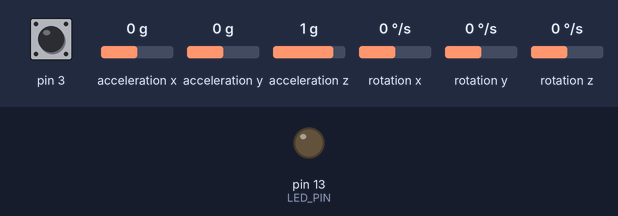
Bench run of a sketch on a simulated Arduino Leonardo, built with avr-gcc and run on an emulated ATmega32U4. On the bench: output pins drawn as LEDs (lit = HIGH). Inputs (shaded band) come from the test bench; at power-on: rotation z 0 °/s, acceleration x 0 g, acceleration z 1 g, pin 3 HIGH, acceleration y 0 g, rotation x 0 °/s, rotation y 0 °/s. The sensor or clock chip raises its interrupt line as the real part does; what the sketch prints to the serial monitor is not drawn.

Above: at 0.1 s.
At 0.58 s:
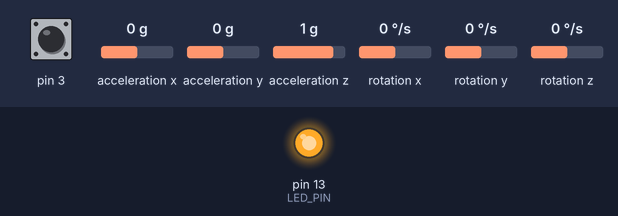
At 1.7 s:
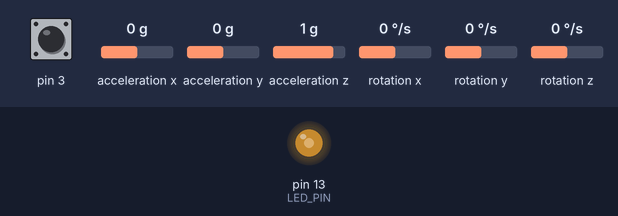
1.8 s: rotation z set to -192 °/s
4.8 s: acceleration x set to -1.4 g
7.8 s: acceleration z set to 0.8 g
Timing chart, 0 to 16.8 s (numbered marks = the images above; inputs shaded):
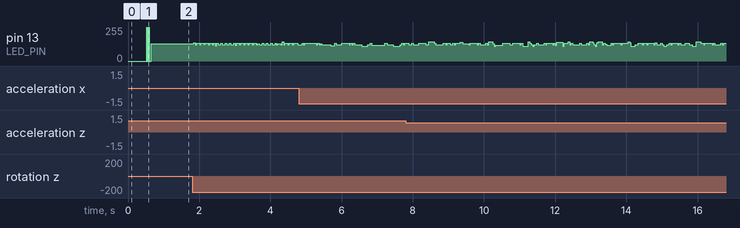

The sketch:

mpu-output.ino
```cpp
// I2C device class (I2Cdev) demonstration Arduino sketch for MPU6050 class using DMP (MotionApps v2.0)
// 6/21/2012 by Jeff Rowberg <jeff@rowberg.net>
// Updates should (hopefully) always be available at https://github.com/jrowberg/i2cdevlib
//
// Changelog:
//      2013-05-08 - added seamless Fastwire support
//                 - added note about gyro calibration
//      2012-06-21 - added note about Arduino 1.0.1 + Leonardo compatibility error
//      2012-06-20 - improved FIFO overflow handling and simplified read process
//      2012-06-19 - completely rearranged DMP initialization code and simplification
//      2012-06-13 - pull gyro and accel data from FIFO packet instead of reading directly
//      2012-06-09 - fix broken FIFO read sequence and change interrupt detection to RISING
//      2012-06-05 - add gravity-compensated initial reference frame acceleration output
//                 - add 3D math helper file to DMP6 example sketch
//                 - add Euler output and Yaw/Pitch/Roll output formats
//      2012-06-04 - remove accel offset clearing for better results (thanks Sungon Lee)
//      2012-06-01 - fixed gyro sensitivity to be 2000 deg/sec instead of 250
//      2012-05-30 - basic DMP initialization working

/* ============================================
I2Cdev device library code is placed under the MIT license
Copyright (c) 2012 Jeff Rowberg

Permission is hereby granted, free of charge, to any person obtaining a copy
of this software and associated documentation files (the "Software"), to deal
in the Software without restriction, including without limitation the rights
to use, copy, modify, merge, publish, distribute, sublicense, and/or sell
copies of the Software, and to permit persons to whom the Software is
furnished to do so, subject to the following conditions:

The above copyright notice and this permission notice shall be included in
all copies or substantial portions of the Software.

THE SOFTWARE IS PROVIDED "AS IS", WITHOUT WARRANTY OF ANY KIND, EXPRESS OR
IMPLIED, INCLUDING BUT NOT LIMITED TO THE WARRANTIES OF MERCHANTABILITY,
FITNESS FOR A PARTICULAR PURPOSE AND NONINFRINGEMENT. IN NO EVENT SHALL THE
AUTHORS OR COPYRIGHT HOLDERS BE LIABLE FOR ANY CLAIM, DAMAGES OR OTHER
LIABILITY, WHETHER IN AN ACTION OF CONTRACT, TORT OR OTHERWISE, ARISING FROM,
OUT OF OR IN CONNECTION WITH THE SOFTWARE OR THE USE OR OTHER DEALINGS IN
THE SOFTWARE.
===============================================
*/

// I2Cdev and MPU6050 must be installed as libraries, or else the .cpp/.h files
// for both classes must be in the include path of your project
#include "I2Cdev.h"

#include "MPU6050_6Axis_MotionApps20.h"
//#include "MPU6050.h" // not necessary if using MotionApps include file

// Arduino Wire library is required if I2Cdev I2CDEV_ARDUINO_WIRE implementation
// is used in I2Cdev.h
#if I2CDEV_IMPLEMENTATION == I2CDEV_ARDUINO_WIRE
    #include "Wire.h"
#endif

// class default I2C address is 0x68
// specific I2C addresses may be passed as a parameter here
// AD0 low = 0x68 (default for SparkFun breakout and InvenSense evaluation board)
// AD0 high = 0x69
MPU6050 mpu;
//MPU6050 mpu(0x69); // <-- use for AD0 high

/* =========================================================================
   NOTE: In addition to connection 3.3v, GND, SDA, and SCL, this sketch
   depends on the MPU-6050's INT pin being connected to the Arduino's
   external interrupt #0 pin. On the Arduino Uno and Mega 2560, this is
   digital I/O pin 2.
 * ========================================================================= */

/* =========================================================================
   NOTE: Arduino v1.0.1 with the Leonardo board generates a compile error
   when using Serial.write(buf, len). The Teapot output uses this method.
   The solution requires a modification to the Arduino USBAPI.h file, which
   is fortunately simple, but annoying. This will be fixed in the next IDE
   release. For more info, see these links:

   http://arduino.cc/forum/index.php/topic,109987.0.html
   http://code.google.com/p/arduino/issues/detail?id=958
 * ========================================================================= */


// uncomment "OUTPUT_READABLE_QUATERNION" if you want to see the actual
// quaternion components in a [w, x, y, z] format (not best for parsing
// on a remote host such as Processing or something though)
//#define OUTPUT_READABLE_QUATERNION

// uncomment "OUTPUT_READABLE_EULER" if you want to see Euler angles
// (in degrees) calculated from the quaternions coming from the FIFO.
// Note that Euler angles suffer from gimbal lock (for more info, see
// http://en.wikipedia.org/wiki/Gimbal_lock)
//#define OUTPUT_READABLE_EULER

// uncomment "OUTPUT_READABLE_YAWPITCHROLL" if you want to see the yaw/
// pitch/roll angles (in degrees) calculated from the quaternions coming
// from the FIFO. Note this also requires gravity vector calculations.
// Also note that yaw/pitch/roll angles suffer from gimbal lock (for
// more info, see: http://en.wikipedia.org/wiki/Gimbal_lock)
#define OUTPUT_READABLE_YAWPITCHROLL

// uncomment "OUTPUT_READABLE_REALACCEL" if you want to see acceleration
// components with gravity removed. This acceleration reference frame is
// not compensated for orientation, so +X is always +X according to the
// sensor, just without the effects of gravity. If you want acceleration
// compensated for orientation, us OUTPUT_READABLE_WORLDACCEL instead.
//#define OUTPUT_READABLE_REALACCEL

// uncomment "OUTPUT_READABLE_WORLDACCEL" if you want to see acceleration
// components with gravity removed and adjusted for the world frame of
// reference (yaw is relative to initial orientation, since no magnetometer
// is present in this case). Could be quite handy in some cases.
//#define OUTPUT_READABLE_WORLDACCEL

// uncomment "OUTPUT_TEAPOT" if you want output that matches the
// format used for the InvenSense teapot demo
//#define OUTPUT_TEAPOT


#define LED_PIN 13 // (Arduino is 13, Teensy is 11, Teensy++ is 6)
bool blinkState = false;

// MPU control/status vars
bool dmpReady = false;  // set true if DMP init was successful
uint8_t mpuIntStatus;   // holds actual interrupt status byte from MPU
uint8_t devStatus;      // return status after each device operation (0 = success, !0 = error)
uint16_t packetSize;    // expected DMP packet size (default is 42 bytes)
uint16_t fifoCount;     // count of all bytes currently in FIFO
uint8_t fifoBuffer[64]; // FIFO storage buffer

// orientation/motion vars
Quaternion q;           // [w, x, y, z]         quaternion container
VectorInt16 aa;         // [x, y, z]            accel sensor measurements
VectorInt16 aaReal;     // [x, y, z]            gravity-free accel sensor measurements
VectorInt16 aaWorld;    // [x, y, z]            world-frame accel sensor measurements
VectorFloat gravity;    // [x, y, z]            gravity vector
float euler[3];         // [psi, theta, phi]    Euler angle container
float ypr[3];           // [yaw, pitch, roll]   yaw/pitch/roll container and gravity vector

float prevypr[3] = {0,0,0};
float overflowOffset[3] = {0,0,0}; //offset added to angles when they overflow
float output[3] = {0,0,0};
float prevOutput[3] = {0,0,0};

float resetProgress=0;
float resetCheckpoint=10;
unsigned long resetStart = 0;
float resetMax = 30;
float resetValue;
float prevResetValue = 0;
float printed[3]={0,0,0};
float prevPrinted[3]={0,0,0};

// packet structure for InvenSense teapot demo
uint8_t teapotPacket[14] = { '$', 0x02, 0,0, 0,0, 0,0, 0,0, 0x00, 0x00, '\r', '\n' };


// ================================================================
// ===               INTERRUPT DETECTION ROUTINE                ===
// ================================================================

volatile bool mpuInterrupt = false;     // indicates whether MPU interrupt pin has gone high
void dmpDataReady() {
    mpuInterrupt = true;
}


// ================================================================
// ===                      INITIAL SETUP                       ===
// ================================================================

void setup() {
    // join I2C bus (I2Cdev library doesn't do this automatically)
    #if I2CDEV_IMPLEMENTATION == I2CDEV_ARDUINO_WIRE
        Wire.begin();
        TWBR = 24; // 400kHz I2C clock (200kHz if CPU is 8MHz)
    #elif I2CDEV_IMPLEMENTATION == I2CDEV_BUILTIN_FASTWIRE
        Fastwire::setup(400, true);
    #endif

    // initialize serial communication
    // (115200 chosen because it is required for Teapot Demo output, but it's
    // really up to you depending on your project)
    Serial.begin(9600);
    while (!Serial); // wait for Leonardo enumeration, others continue immediately

    // NOTE: 8MHz or slower host processors, like the Teensy @ 3.3v or Ardunio
    // Pro Mini running at 3.3v, cannot handle this baud rate reliably due to
    // the baud timing being too misaligned with processor ticks. You must use
    // 38400 or slower in these cases, or use some kind of external separate
    // crystal solution for the UART timer.

    // initialize device
    //Serial.println(F("Initializing I2C devices..."));
    mpu.initialize();

    // verify connection
    //Serial.println(F("Testing device connections..."));
    //Serial.println(mpu.testConnection() ? F("MPU6050 connection successful") : F("MPU6050 connection failed"));

    // wait for ready
    /*Serial.println(F("\nSend any character to begin DMP programming and demo: "));
    while (Serial.available() && Serial.read()); // empty buffer
    while (!Serial.available());                 // wait for data
    while (Serial.available() && Serial.read()); // empty buffer again*/

    // load and configure the DMP
    //Serial.println(F("Initializing DMP..."));
    devStatus = mpu.dmpInitialize();

    // supply your own gyro offsets here, scaled for min sensitivity
    mpu.setXGyroOffset(220);
    mpu.setYGyroOffset(76);
    mpu.setZGyroOffset(-85);
    mpu.setZAccelOffset(1788); // 1688 factory default for my test chip

    // make sure it worked (returns 0 if so)
    if (devStatus == 0) {
        // turn on the DMP, now that it's ready
        //Serial.println(F("Enabling DMP..."));
        mpu.setDMPEnabled(true);

        // enable Arduino interrupt detection
        //Serial.println(F("Enabling interrupt detection (Arduino external interrupt 0)..."));
        attachInterrupt(0, dmpDataReady, RISING);
        mpuIntStatus = mpu.getIntStatus();

        // set our DMP Ready flag so the main loop() function knows it's okay to use it
        //Serial.println(F("DMP ready! Waiting for first interrupt..."));
        dmpReady = true;

        // get expected DMP packet size for later comparison
        packetSize = mpu.dmpGetFIFOPacketSize();
    } else {
        // ERROR!
        // 1 = initial memory load failed
        // 2 = DMP configuration updates failed
        // (if it's going to break, usually the code will be 1)
        Serial.print(F("DMP Initialization failed (code "));
        Serial.print(devStatus);
        Serial.println(F(")"));
    }

    // configure LED for output
    pinMode(LED_PIN, OUTPUT);
}


// ================================================================
// ===                    MAIN PROGRAM LOOP                     ===
// ================================================================

void loop() {
    // if programming failed, don't try to do anything
    if (!dmpReady) return;

    // wait for MPU interrupt or extra packet(s) available
    while (!mpuInterrupt && fifoCount < packetSize) {
        // other program behavior stuff here
        // .
        // .
        // .
        // if you are really paranoid you can frequently test in between other
        // stuff to see if mpuInterrupt is true, and if so, "break;" from the
        // while() loop to immediately process the MPU data
        // .
        // .
        // .
    }

    // reset interrupt flag and get INT_STATUS byte
    mpuInterrupt = false;
    mpuIntStatus = mpu.getIntStatus();

    // get current FIFO count
    fifoCount = mpu.getFIFOCount();

    // check for overflow (this should never happen unless our code is too inefficient)
    if ((mpuIntStatus & 0x10) || fifoCount == 1024) {
        // reset so we can continue cleanly
        mpu.resetFIFO();
        //Serial.println(F("FIFO overflow!"));

    // otherwise, check for DMP data ready interrupt (this should happen frequently)
    } else if (mpuIntStatus & 0x02) {
        // wait for correct available data length, should be a VERY short wait
        while (fifoCount < packetSize) fifoCount = mpu.getFIFOCount();

        // read a packet from FIFO
        mpu.getFIFOBytes(fifoBuffer, packetSize);

        // track FIFO count here in case there is > 1 packet available
        // (this lets us immediately read more without waiting for an interrupt)
        fifoCount -= packetSize;

        #ifdef OUTPUT_READABLE_QUATERNION
            // display quaternion values in easy matrix form: w x y z
            mpu.dmpGetQuaternion(&q, fifoBuffer);
            Serial.print("quat\t");
            Serial.print(q.w);
            Serial.print("\t");
            Serial.print(q.x);
            Serial.print("\t");
            Serial.print(q.y);
            Serial.print("\t");
            Serial.println(q.z);
        #endif

        #ifdef OUTPUT_READABLE_EULER
            // display Euler angles in degrees
            mpu.dmpGetQuaternion(&q, fifoBuffer);
            mpu.dmpGetEuler(euler, &q);
            Serial.print("euler\t");
            Serial.print(euler[0] * 180/M_PI);
            Serial.print("\t");
            Serial.print(euler[1] * 180/M_PI);
            Serial.print("\t");
            Serial.println(euler[2] * 180/M_PI);
        #endif

        #ifdef OUTPUT_READABLE_YAWPITCHROLL
            // display Euler angles in degrees
            mpu.dmpGetQuaternion(&q, fifoBuffer);
            mpu.dmpGetGravity(&gravity, &q);
            mpu.dmpGetYawPitchRoll(ypr, &q, &gravity);

for(int i=0;i<3;i++){
  ypr[i]*=180/M_PI;
  int yprQuart;
  if(-181<=ypr[i] && ypr[i]<-90){
    yprQuart=-2;
  }else if(-90<=ypr[i] && ypr[i]<0){
    yprQuart=-1;
  }else if(0<=ypr[i] && ypr[i]<90){
    yprQuart=1;
  }else if(0<=ypr[i] && ypr[i]<181){
    yprQuart=2;
  }
  int prevyprQuart;
  if(-181<=prevypr[i] && prevypr[i]<-90){
    prevyprQuart=-2;
  }else if(-90<=prevypr[i] && prevypr[i]<0){
    prevyprQuart=-1;
  }else if(0<=prevypr[i] && prevypr[i]<90){
    prevyprQuart=1;
  }else if(0<=prevypr[i] && prevypr[i]<181){
    prevyprQuart=2;
  }

  if(prevyprQuart==2 && yprQuart<0){
    overflowOffset[i]+= 360;
  }else if(prevyprQuart==-2 && yprQuart>0){
    overflowOffset[i]+= -360;
  }

  prevypr[i]=ypr[i];
}
output[0] = ypr[0] + overflowOffset[0] - millis()/600;
if(abs(output[0]-prevOutput[0])>50){
  //Serial.print("ERROR");Serial.print(output[0]-prevOutput[0]);Serial.print("!!!!!!!!!!!!!!!!!!!");
  overflowOffset[0] -= output[0]-prevOutput[0];
}

resetProgress = millis()/100-resetStart;
if(resetProgress>resetCheckpoint){
    if(resetCheckpoint<resetMax){
        resetValue = ypr[0] + overflowOffset[0] - millis()/600;
        resetCheckpoint+=10;
        //Serial.println("__________________________________________________________________________");
        if(abs(resetValue-prevResetValue)>20){
          resetProgress=0;
          resetCheckpoint=10;
          resetStart = millis()/100;
        }
        prevResetValue=resetValue;
    }else{
        resetProgress=0;
        resetCheckpoint=10;
        resetStart = millis()/100;
        //Serial.println("RESET!!!!!!!!!!!!!!!!!!!!!!!!!!!!!!!!!!!!!!!!!!!!!!!!!!!!!!!!!!!!!!!");
        overflowOffset[0]-=prevOutput[0];
    }
}

output[0] = ypr[0] + overflowOffset[0] - millis()/600;

printed[0] = output[0];
printed[1] = ypr[1] + overflowOffset[1];
printed[2] = ypr[2] + overflowOffset[2];
if(abs(printed[0]-prevPrinted[0])>4 || abs(printed[1]-prevPrinted[1])>4 || abs(printed[2]-prevPrinted[2])>4){

            Serial.print(ypr[0] + overflowOffset[0] - millis()/600);
            Serial.print(",");
            Serial.print(ypr[1] + overflowOffset[1]);
            Serial.print(",");
            Serial.println(ypr[2] + overflowOffset[2]);
            prevPrinted[0] = printed[0];
            prevPrinted[1] = printed[1];
            prevPrinted[2] = printed[2];
}
prevOutput[0]=output[0];

        #endif

        #ifdef OUTPUT_READABLE_REALACCEL
            // display real acceleration, adjusted to remove gravity
            mpu.dmpGetQuaternion(&q, fifoBuffer);
            mpu.dmpGetAccel(&aa, fifoBuffer);
            mpu.dmpGetGravity(&gravity, &q);
            mpu.dmpGetLinearAccel(&aaReal, &aa, &gravity);
            Serial.print("areal\t");
            Serial.print(aaReal.x);
            Serial.print("\t");
            Serial.print(aaReal.y);
            Serial.print("\t");
            Serial.println(aaReal.z);
        #endif

        #ifdef OUTPUT_READABLE_WORLDACCEL
            // display initial world-frame acceleration, adjusted to remove gravity
            // and rotated based on known orientation from quaternion
            mpu.dmpGetQuaternion(&q, fifoBuffer);
            mpu.dmpGetAccel(&aa, fifoBuffer);
            mpu.dmpGetGravity(&gravity, &q);
            mpu.dmpGetLinearAccel(&aaReal, &aa, &gravity);
            mpu.dmpGetLinearAccelInWorld(&aaWorld, &aaReal, &q);
            Serial.print("aworld\t");
            Serial.print(aaWorld.x);
            Serial.print("\t");
            Serial.print(aaWorld.y);
            Serial.print("\t");
            Serial.println(aaWorld.z);
        #endif

        #ifdef OUTPUT_TEAPOT
            // display quaternion values in InvenSense Teapot demo format:
            teapotPacket[2] = fifoBuffer[0];
            teapotPacket[3] = fifoBuffer[1];
            teapotPacket[4] = fifoBuffer[4];
            teapotPacket[5] = fifoBuffer[5];
            teapotPacket[6] = fifoBuffer[8];
            teapotPacket[7] = fifoBuffer[9];
            teapotPacket[8] = fifoBuffer[12];
            teapotPacket[9] = fifoBuffer[13];
            Serial.write(teapotPacket, 14);
            teapotPacket[11]++; // packetCount, loops at 0xFF on purpose
        #endif

        // blink LED to indicate activity
        blinkState = !blinkState;
        digitalWrite(LED_PIN, blinkState);
    }
}
```
